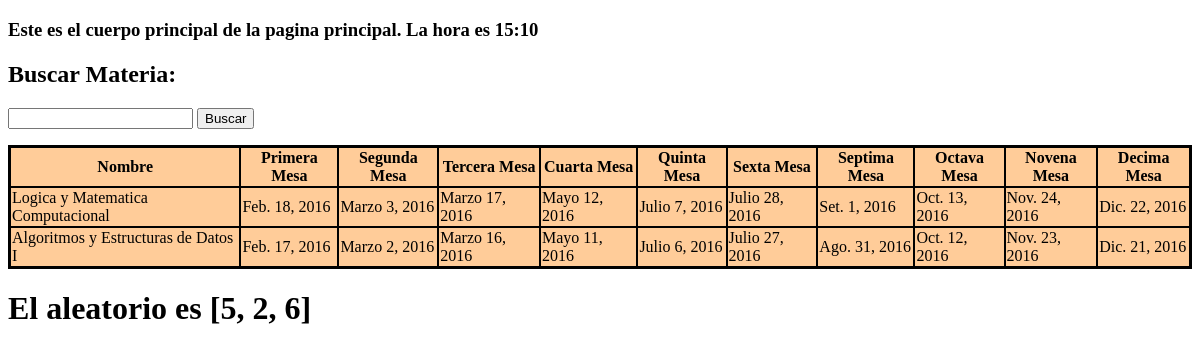
Before: / with the older database file.
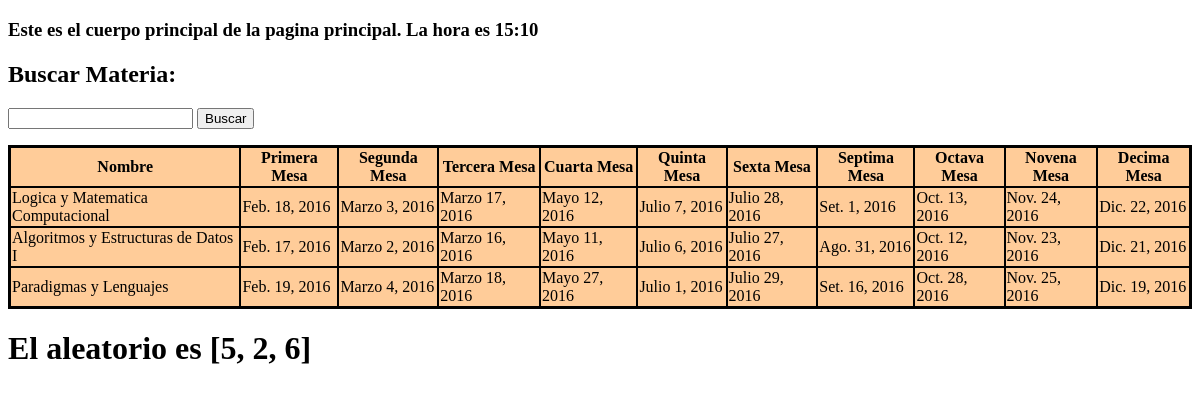
After: the same page with the newer database file.
### mesas/models.py (models this page shows, shortened)
class Materias (models.Model):
    nombre = models.CharField(max_length = 60)
    anio = models.CharField(max_length = 50)
    carrera = models.CharField(max_length = 50)
    cuatrimestre = models.CharField(max_length = 20)
    sitioweb = models.URLField()
    primera_mesa = models.DateField()
    segunda_mesa = models.DateField()
    tercera_mesa = models.DateField()
    cuarta_mesa = models.DateField()
    quinta_mesa = models.DateField()
    sexta_mesa = models.DateField()
    septima_mesa = models.DateField()
    octava_mesa = models.DateField()
    novena_mesa = models.DateField()
    decima_mesa = models.DateField()

### mesas/views.py (the view)
# urls.py: url(r'^$', views.principal, name = 'principal'),
def principal(request):
    ahora = datetime.datetime.now()
    materias = Materias.objects.all()
    aleatorio = []
    for i in range(1,5):
        numeros = (random.randrange(10))
        if not numeros in aleatorio and numeros > 0:
            aleatorio.append(numeros)
    return render(request, "index.html", {'materias': materias, 'ahora':ahora, 'aleatorio':aleatorio})

### calendario/templates/index.html (shortened to what this page needs)
<!DOCTYPE HTML PUBLIC "-//W3C//DTD HTML 4.01//EN" "http://www.w3.org/TR/html4/strict.dtd">
<html>
{% block head %}
  <head>
  </head>
{%endblock%}
{% block content%}
  <body>
  <h3>Este es el cuerpo principal de la pagina principal. La hora es {{ahora.hour}}:{{ahora.minute}}</h3>
<div class = "buscar">
    <h2>Buscar Materia:</h2>
    <p>
    <form action="/buscar/" method="get">
        <input type="text" name="mat">
        <input type="submit" value="Buscar">
    </form>
    </p>
  </div>
<div class = "mostrar_azar">
  <table width="100%" border="2" align="center" cellspacing="0" bordercolor="#000000" bgcolor="#FFCC99">
      <tr>
          <th>Nombre </th>
          <th>Primera Mesa </th>
          <th>Segunda Mesa</th>
          <th>Tercera Mesa</th>
          <th>Cuarta Mesa</th>
          <th>Quinta Mesa</th>
          <th>Sexta Mesa</th>
          <th>Septima Mesa</th>
          <th>Octava Mesa</th>
          <th>Novena Mesa</th>
          <th>Decima Mesa</th>
      </tr>
{%for ale in aleatorio %}
      {% for mar in materias%}
      {%if ale == mar.id %}
<tr>
  <td>
    {{mar.nombre}}
  </td>
<td>{{mar.primera_mesa}}</td>
<td>{{mar.segunda_mesa}}</td>
<td>{{mar.tercera_mesa}}</td>
<td>{{mar.cuarta_mesa}}</td>
<td>{{mar.quinta_mesa}}</td>
<td>{{mar.sexta_mesa}}</td>
<td>{{mar.septima_mesa}}</td>
<td>{{mar.octava_mesa}}</td>
<td>{{mar.novena_mesa}}</td>
<td>{{mar.decima_mesa}}</td>
</tr>
{%endif%}
  {%endfor%}
  {%endfor%}
    </table>
  </div>
<h1> El aleatorio es {{aleatorio}}</h1>
  </body>
  {% endblock %}
</html>

Changed rows visible on the page:
added Materias: nombre "Paradigmas y Lenguajes", primera_mesa "Feb. 19, 2016", segunda_mesa "Marzo 4, 2016", tercera_mesa "Marzo 18, 2016", cuarta_mesa "Mayo 27, 2016", quinta_mesa "Julio 1, 2016", sexta_mesa "Julio 29, 2016", septima_mesa "Set. 16, 2016", octava_mesa "Oct. 28, 2016", novena_mesa "Nov. 25, 2016", decima_mesa "Dic. 19, 2016"
